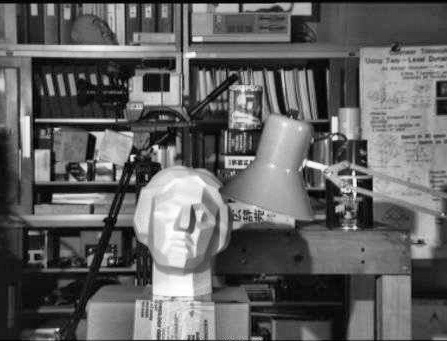
#> input picture ImageExample/clahe.jpg, 447 x 341 px
$ python '直方图均衡化.py'
#> lines starting #> are read from the running program, lines starting #| are printed output that depends on the picture
# -*- coding:utf-8 -*-
"""
# @Time  :2020/8/2 15:04
#@Author :Wesley
#@File   :直方图均衡化.py
#@IDE    :PyCharm
#@Email  :984@qq.com
"""
import cv2
import matplotlib.pyplot as plt
import numpy as np

img = cv2.imread('./ImageExample/clahe.jpg', 0)
#> img is the input picture: shape (341, 447); min 0, max 255, mean 97.8

plt.hist(img.ravel(), 256)
eqv = cv2.equalizeHist(img)
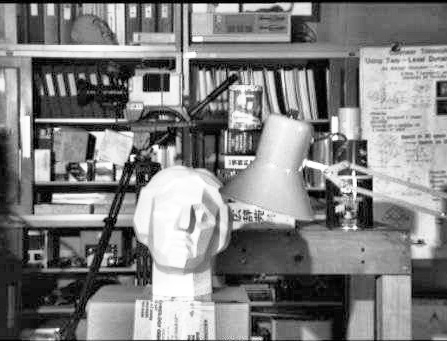
#> eqv: shape (341, 447); min 0, max 255, mean 128.1
plt.hist(eqv.ravel(), 256)
cla = cv2.createCLAHE(clipLimit=2.0, tileGridSize=(8, 8))
res_cla = cla.apply(img)
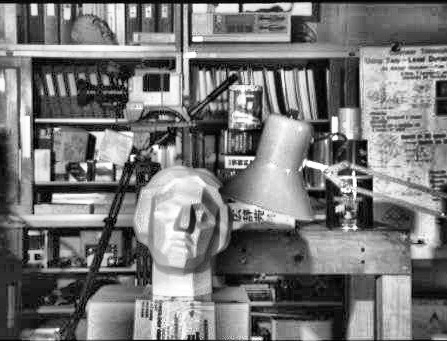
#> res_cla: shape (341, 447); min 0, max 255, mean 119.6
res = np.hstack((img, eqv, res_cla))
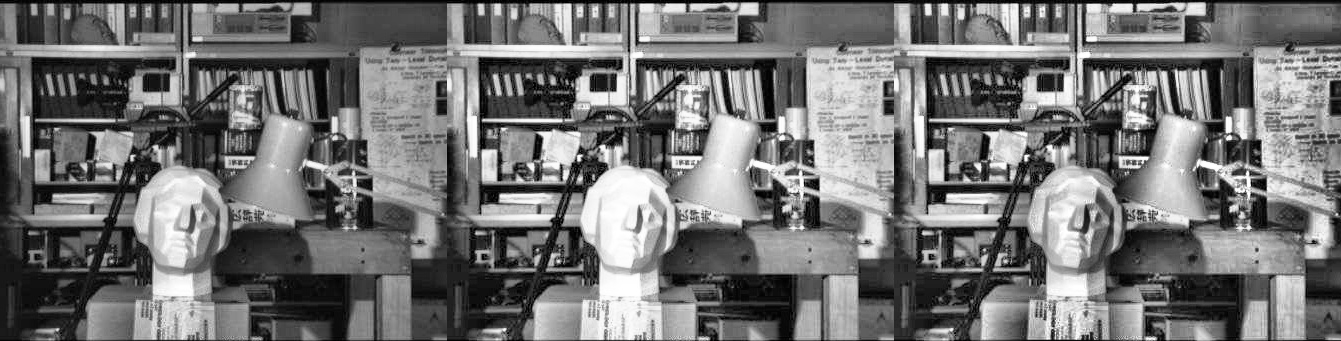
#> res: shape (341, 1341); min 0, max 255, mean 115.1
# plt.show()
cv2.imshow('123', res)
cv2.waitKey()
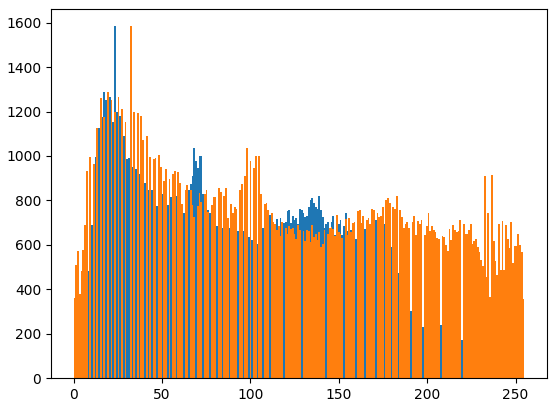
#> figure drawn by matplotlib, 1 panel; tallest bar 1584 high, from x = 22.91 to 23.91; tallest bar 1584 high, from x = 31.88 to 32.87

$ run again, with ImageExample/cat.jpg copied over ImageExample/clahe.jpg
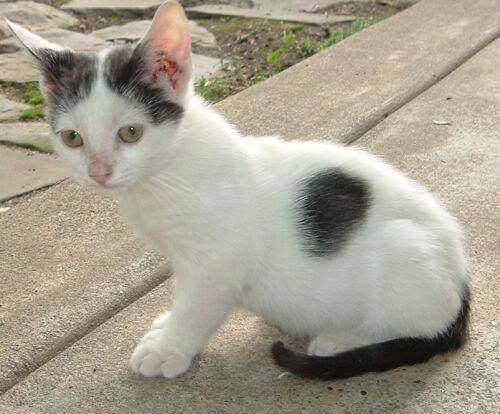
#> input picture ImageExample/cat.jpg, 500 x 414 px
#> `res = np.hstack((img, eqv, res_cla))`:
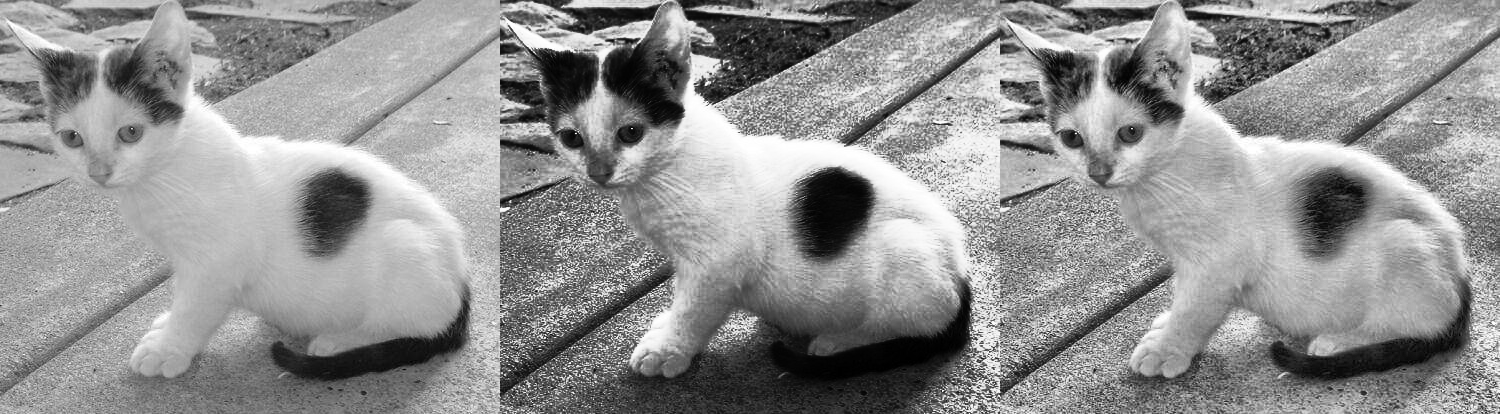
#> res: shape (414, 1500); min 0, max 255, mean 145.6
#> `cv2.waitKey()`:
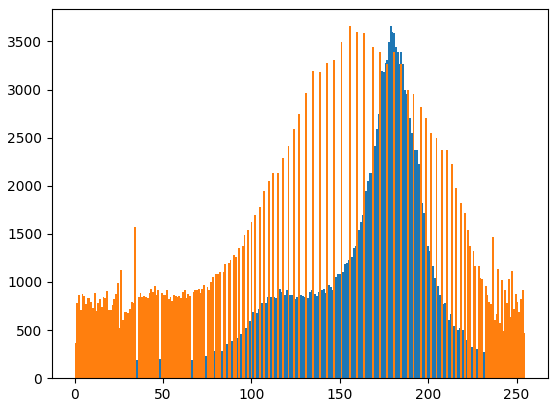
#> figure drawn by matplotlib, 1 panel; tallest bar 3659 high, from x = 178.3 to 179.3; tallest bar 3659 high, from x = 155.4 to 156.4

$ run again, with ImageExample/chessboard.jpg copied over ImageExample/clahe.jpg
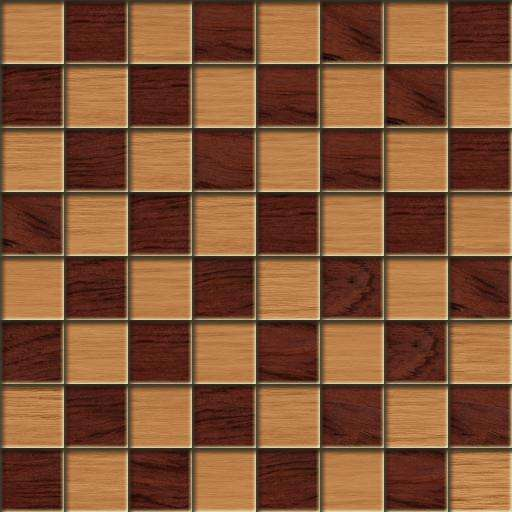
#> input picture ImageExample/chessboard.jpg, 512 x 512 px
#> `res = np.hstack((img, eqv, res_cla))`:
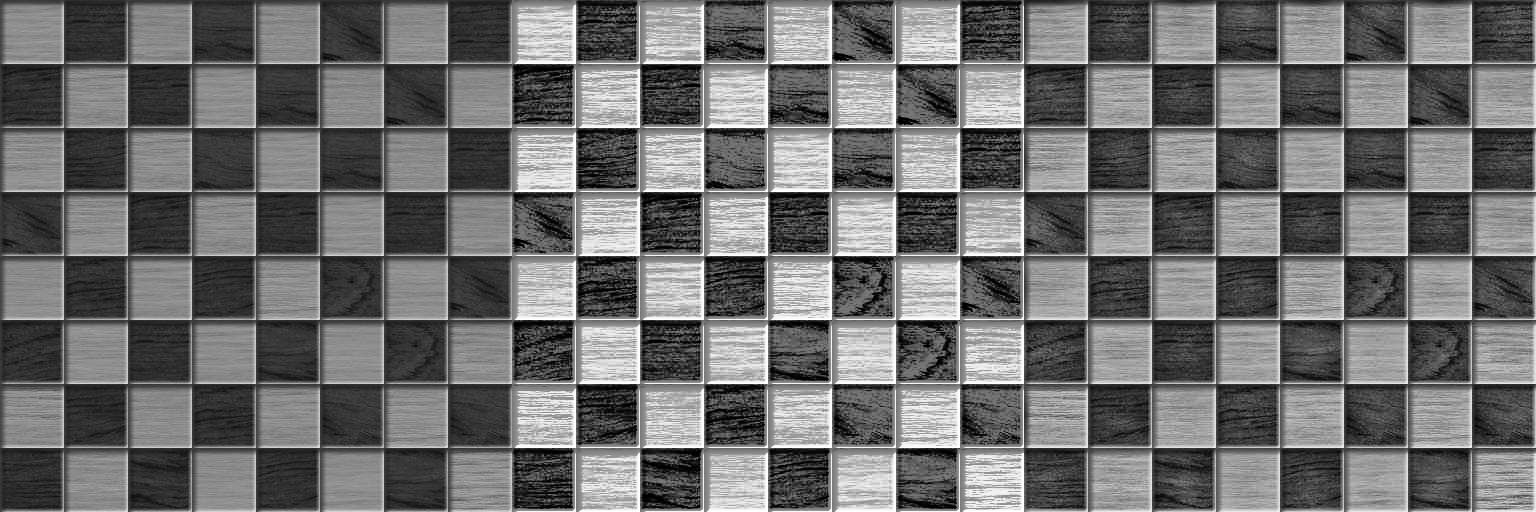
#> res: shape (512, 1536); min 0, max 255, mean 110.1
#> `cv2.waitKey()`:
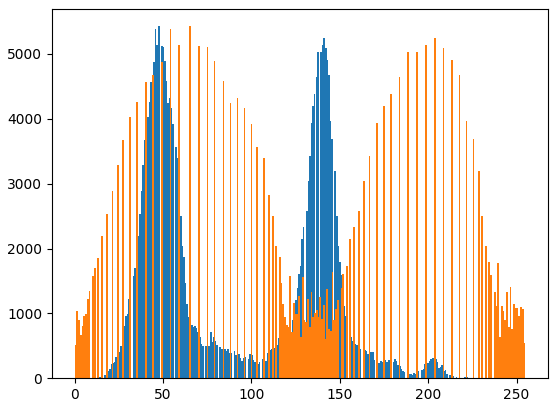
#> figure drawn by matplotlib, 1 panel; tallest bar 5428 high, from x = 47.2 to 48.09; tallest bar 5428 high, from x = 64.75 to 65.74

$ run again, with ImageExample/dog.jpg copied over ImageExample/clahe.jpg
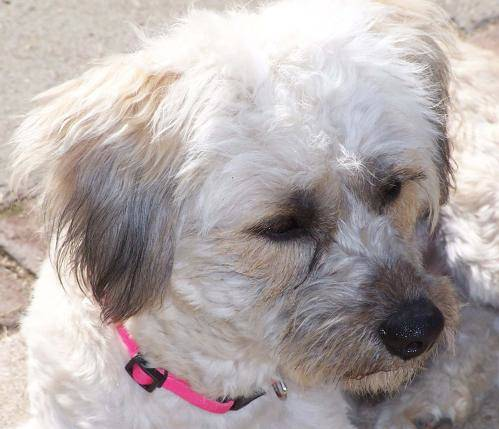
#> input picture ImageExample/dog.jpg, 499 x 429 px
#> `res = np.hstack((img, eqv, res_cla))`:
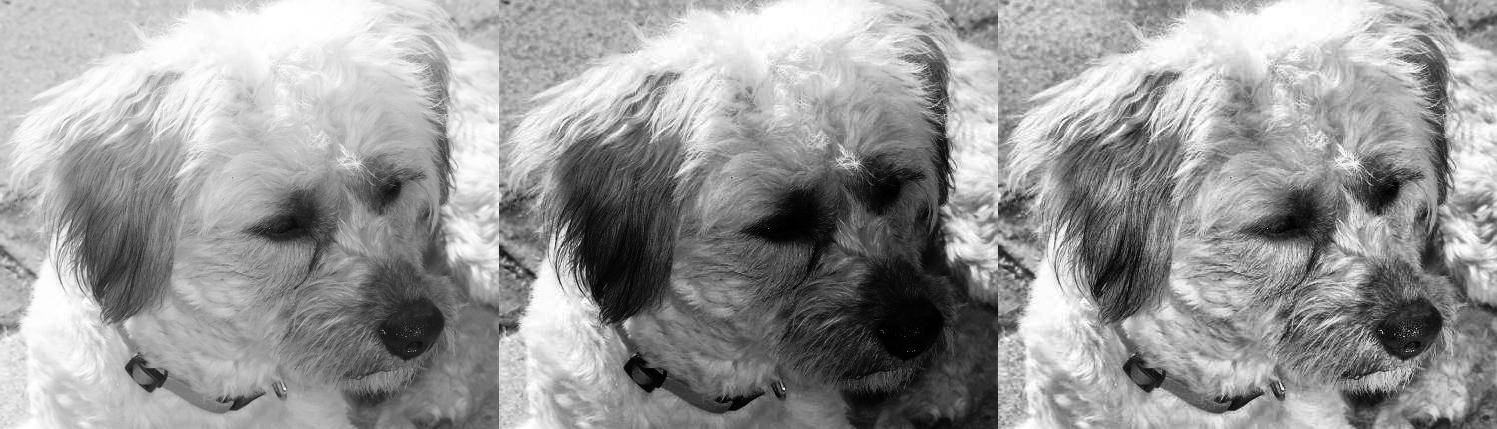
#> res: shape (429, 1497); min 0, max 255, mean 152.9
#> `cv2.waitKey()`:
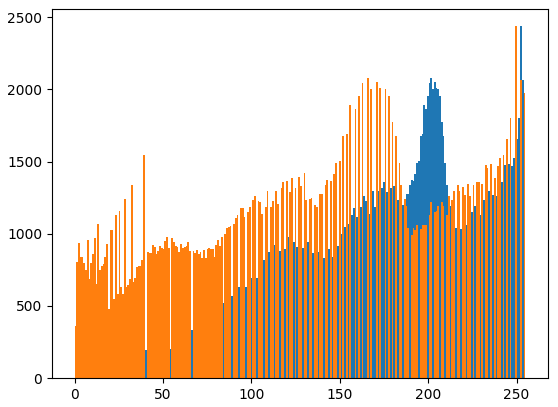
#> figure drawn by matplotlib, 1 panel; tallest bar 2437 high, from x = 252 to 253; tallest bar 2437 high, from x = 249 to 250
